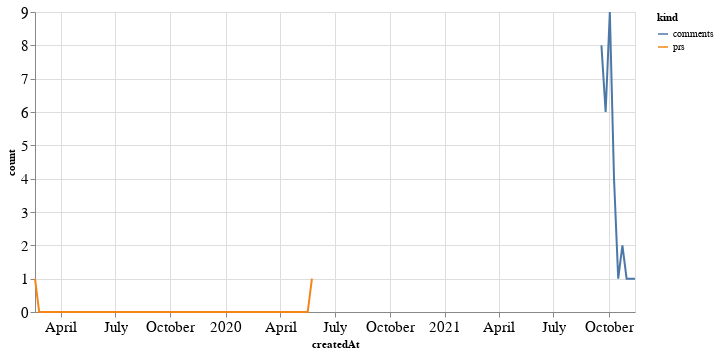

Notebook cell for this chart:
### Code cell
alt.Chart(total_time, width=600).mark_line().encode(
    x='createdAt',
    y='count',
    color='kind'
)

### Figure 1 — Vega-Lite specification as saved in the notebook (floating-point values rounded to 4 significant figures; data arrays with more than 128 entries replaced by an {"elided": "..."} marker saying what was removed)
{"config": {"axisLeft": {"labelFontSize": 15}, "axisBottom": {"labelFontSize": 15}}, "data": {"name": "data-335e9dd82cf4ec3f134d0c0efb74bf7f"}, "mark": "line", "encoding": {"color": {"type": "nominal", "field": "kind"}, "x": {"type": "temporal", "field": "createdAt"}, "y": {"type": "quantitative", "field": "count"}}, "width": 600, "$schema": "https://vega.github.io/schema/vega-lite/v4.8.1.json", "datasets": {"data-335e9dd82cf4ec3f134d0c0efb74bf7f": {"elided": "152 records"}}}
